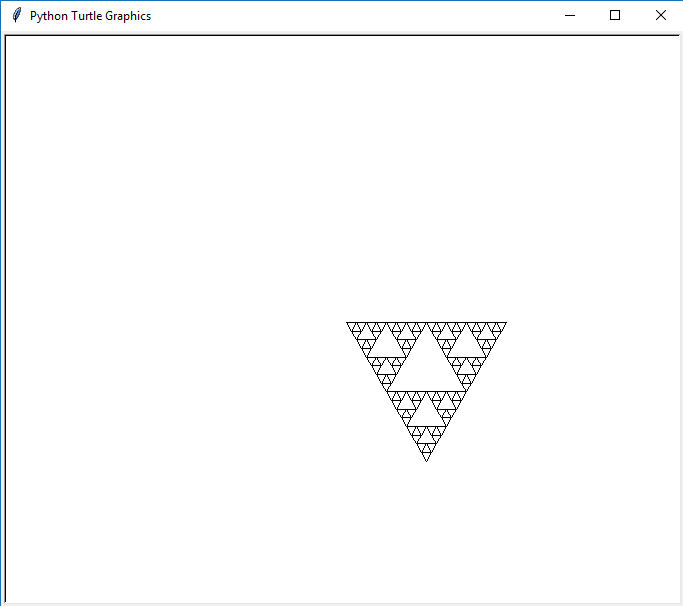

Source code (Python):
import turtle

def rule(s):
    if s=='F':
        return 'F-G+F+G-F'
    elif s=='G':
        return 'GG'
    else:
        return s


n=0
lim=4
def rec(s):
    global n
    n+=1
    temp = ''
    for i in s:
        temp=temp+rule(i)
    print(temp)
    s = temp
    if n>=lim:
        return s
    return(rec(s))

def draw(s):
    turtle.speed(0)
    turtle.ht()
    for i in s:
        if i=='F' or i=='G':
            turtle.forward(10)
        elif i=='+':
            turtle.left(120)
        elif i=='-':
            turtle.right(120)


s = 'F-G-G'
s=rec(s)
print(s)
draw(s)



 
